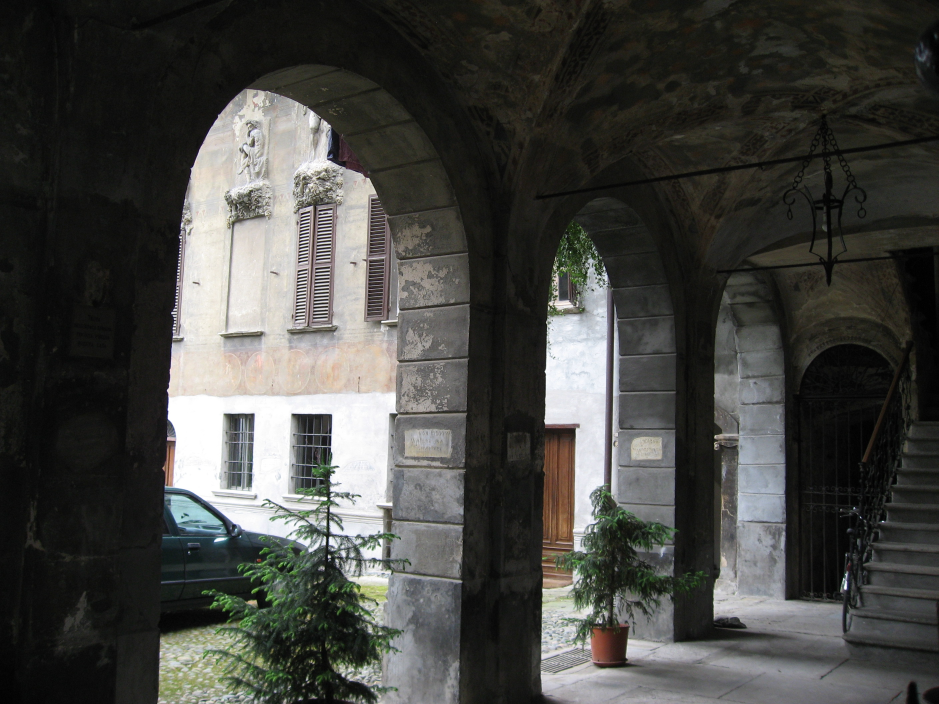
#> input picture data/AquaTermi_lowcontrast.JPG, 2816 x 2112 px (shown at 1/3 size)
$ python hist_eq.py
#> lines starting #> are read from the running program, lines starting #| are printed output that depends on the picture
### Chapter1/imtool.py
import os
from PIL import Image
from numpy import *

def get_imlist(path):
    """ return all JPG image filenames in the path """
    return [os.path.join(path,f) for f in os.listdir(path) if f.endswith('.jpg')]


def imresize(im, sz):
    pil_im = Image.fromarray(uint8(im))
    return array(pil_im.resize(sz))

def histeq(im, nbr_bins=256):
    """ 对一副灰度图像进行直方图均匀化"""

    # 计算直方图
    imhist, bins = histogram(im.flatten(), nbr_bins, density=True)
    #print(len(imhist))
    cdf = imhist.cumsum() # 累计分布函数
    #print(cdf)
    cdf = 255 * cdf / cdf[-1]
    #print(bins)
    # 使用累计分布函数的线性插值，计算新的像素值
    im2 = interp(im.flatten(), bins[:-1], cdf)
    return im2.reshape(im.shape), cdf

# [16 lines left out: function compute_average, not called in this run]

### Chapter1/hist_eq.py
from PIL import Image
from numpy import *
import imtool as imtools
import matplotlib.pyplot as plt

im = array(Image.open('../data/AquaTermi_lowcontrast.JPG').convert('L'))
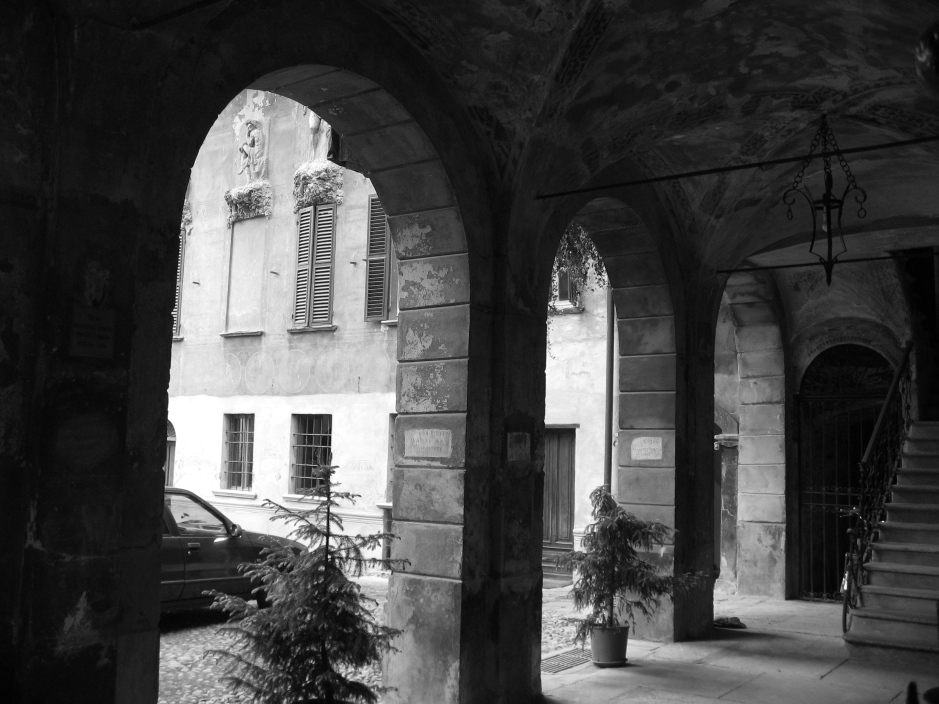
#> im: shape (2112, 2816) (shown at 1/3 size); min 0, max 255, mean 69.5
im2, cdf = imtools.histeq(im, nbr_bins=256)
#> in histeq, `imhist, bins = histogram(im.flatten(), nbr_bins, density=True)`: imhist = 256 values, max 0.0275 at index 18, min 0.000121 at index 0, mean 0.00392; bins = 257 values from 0 to 255
#> in histeq, `cdf = imhist.cumsum()`: cdf = 256 values from 0.000121 to 1
#> in histeq, `cdf = 255 * cdf / cdf[-1]`: cdf = 256 values from 0.0308 to 255
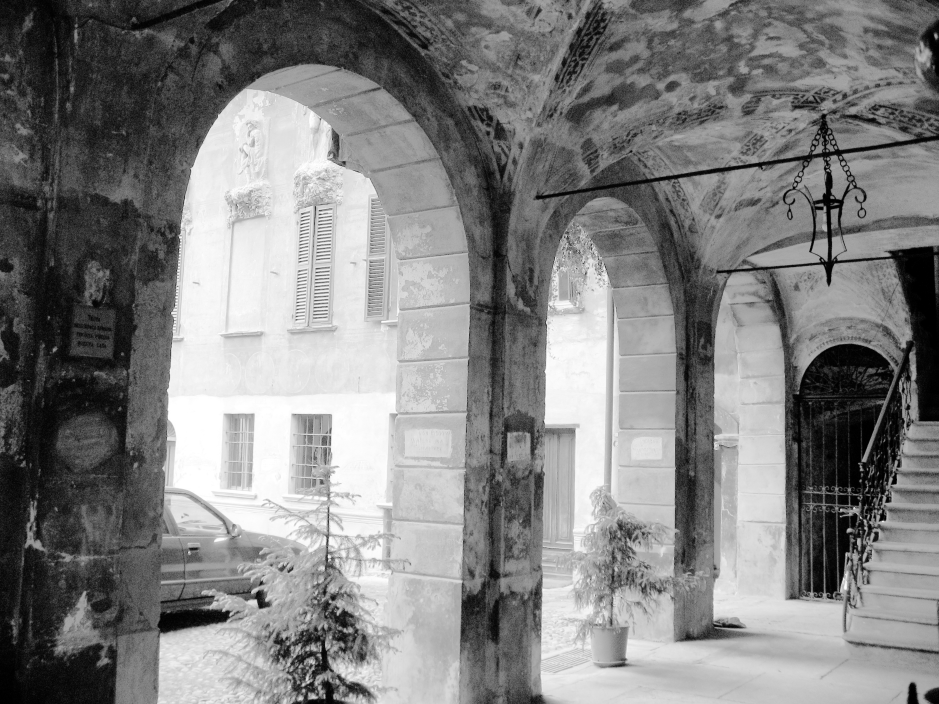
#> im2: shape (2112, 2816) float64 (shown at 1/3 size); min 0.0308, max 255, mean 129.4
#> cdf = 256 values from 0.0308 to 255

plt.figure(figsize=(15,15))
plt.gray()
plt.subplot(231)
plt.hist(im.flatten(), 255, density=True)
plt.xticks([])
plt.yticks([])
plt.subplot(234)
plt.imshow(im)
plt.xticks([])
plt.yticks([])
plt.subplot(232)
plt.plot(cdf)
plt.xticks([])
plt.yticks([])
plt.subplot(233)
plt.hist(im2.flatten(), 255, density=True)
plt.xticks([])
plt.yticks([])
plt.subplot(236)
plt.imshow(im2)
plt.xticks([])
plt.yticks([])
plt.show()
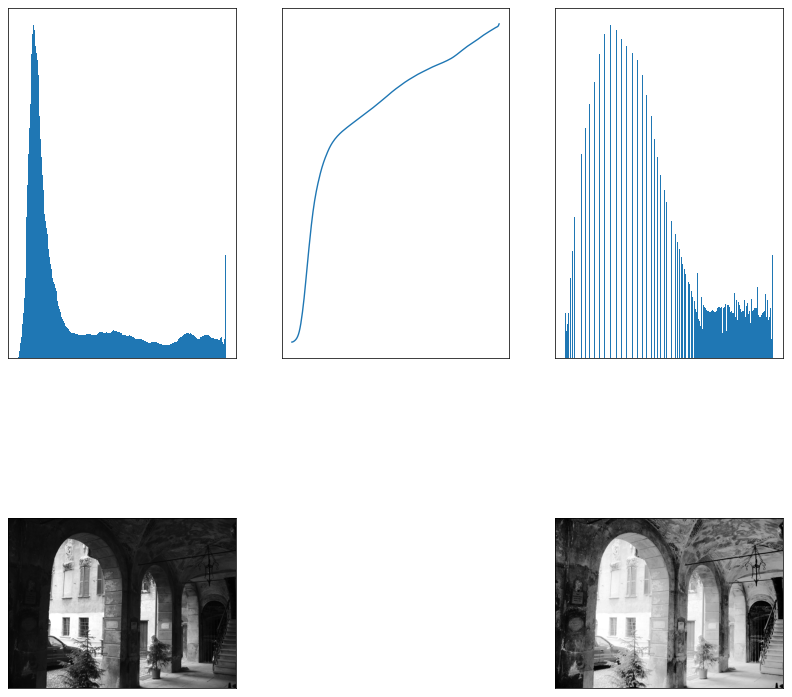
#> figure drawn by matplotlib, 5 panels

$ run again, with data/Univ1.jpg copied over data/AquaTermi_lowcontrast.JPG
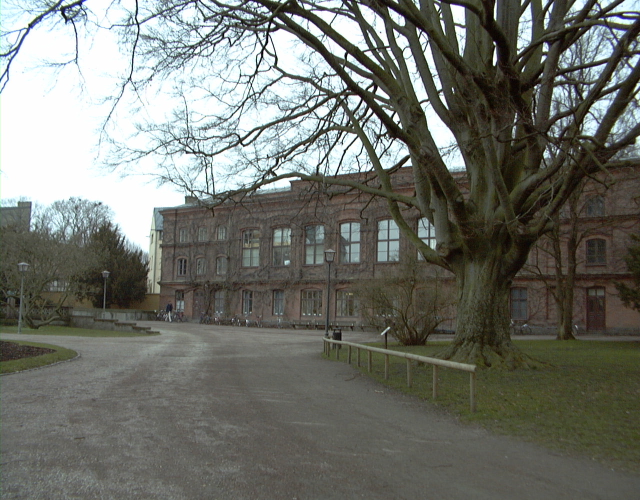
#> input picture data/Univ1.jpg, 1280 x 1000 px (shown at 1/2 size)
#> `im = array(Image.open('../data/AquaTermi_lowcontrast.JPG').convert('L'))`:
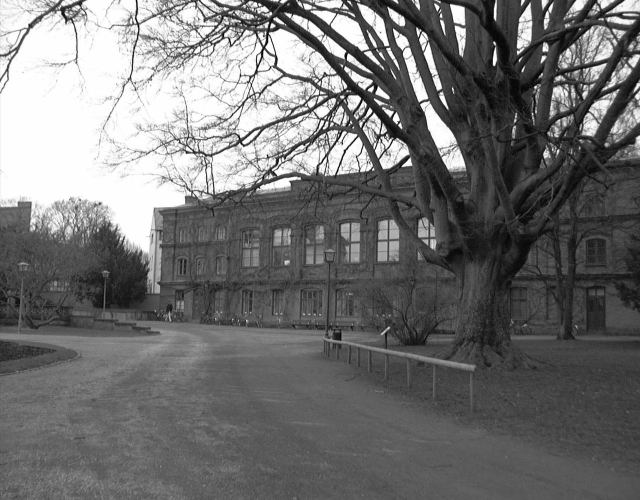
#> im: shape (1000, 1280) (shown at 1/2 size); min 0, max 255, mean 113.1
#> imhist = 256 values, max 0.0656 at index 254, min 1.65e-05 at index 0, mean 0.00392; bins = 257 values from 0 to 255
#> in histeq, `cdf = imhist.cumsum()`: cdf = 256 values from 1.65e-05 to 1
#> in histeq, `cdf = 255 * cdf / cdf[-1]`: cdf = 256 values from 0.00418 to 255
#> `im2, cdf = imtools.histeq(im, nbr_bins=256)`:
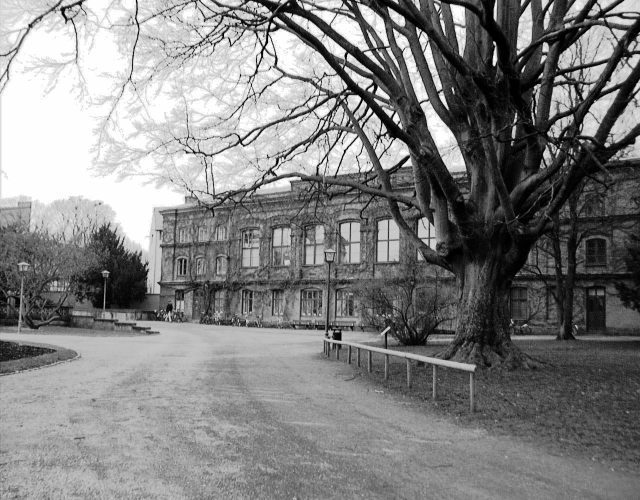
#> im2: shape (1000, 1280) float64 (shown at 1/2 size); min 0.00418, max 255, mean 129.9

$ run again, with data/Univ2.jpg copied over data/AquaTermi_lowcontrast.JPG
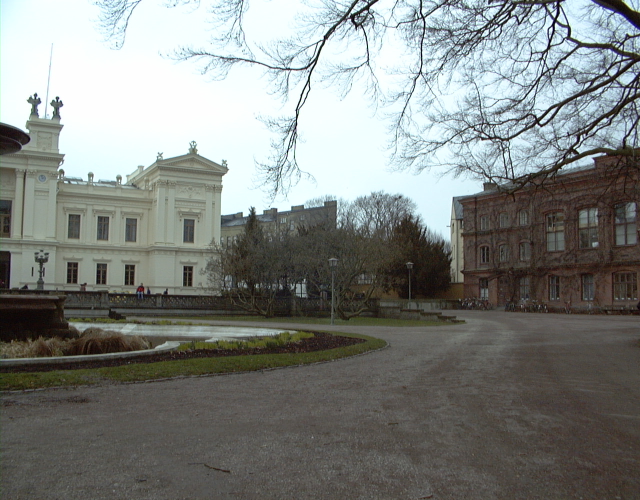
#> input picture data/Univ2.jpg, 1280 x 1000 px (shown at 1/2 size)
#> `im = array(Image.open('../data/AquaTermi_lowcontrast.JPG').convert('L'))`:
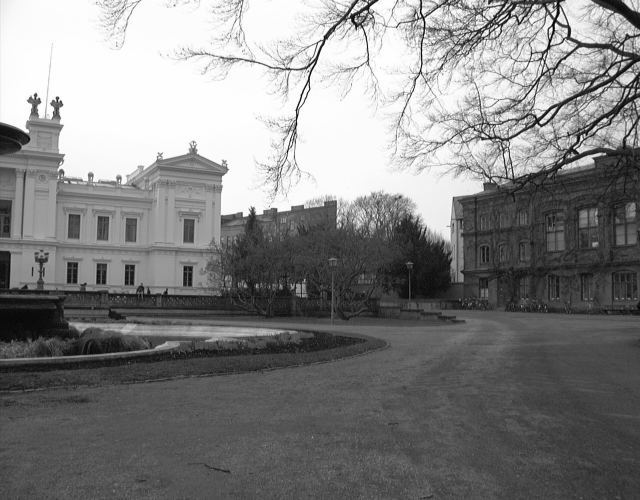
#> im: shape (1000, 1280) (shown at 1/2 size); min 0, max 255, mean 129.9
#> imhist = 256 values, max 0.0481 at index 254, min 1.33e-05 at index 0, mean 0.00392; bins = 257 values from 0 to 255
#> in histeq, `cdf = imhist.cumsum()`: cdf = 256 values from 1.33e-05 to 1
#> in histeq, `cdf = 255 * cdf / cdf[-1]`: cdf = 256 values from 0.00339 to 255
#> `im2, cdf = imtools.histeq(im, nbr_bins=256)`:
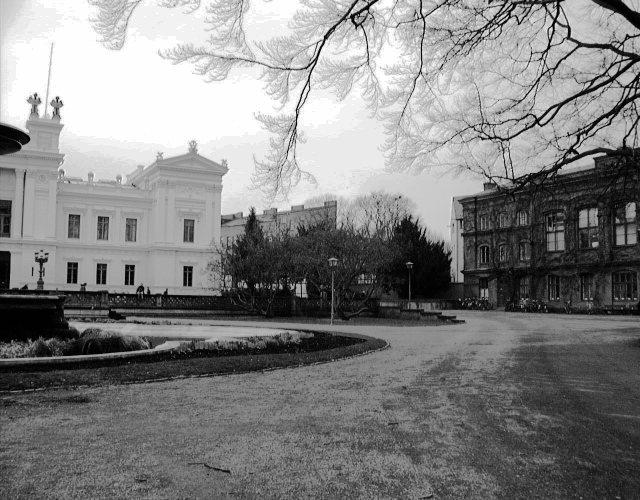
#> im2: shape (1000, 1280) float64 (shown at 1/2 size); min 0.00339, max 255, mean 130.5

$ run again, with data/Univ3.jpg copied over data/AquaTermi_lowcontrast.JPG
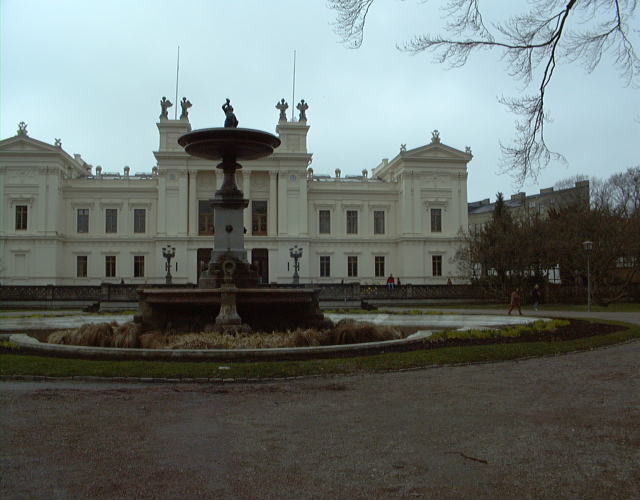
#> input picture data/Univ3.jpg, 1280 x 1000 px (shown at 1/2 size)
#> `im = array(Image.open('../data/AquaTermi_lowcontrast.JPG').convert('L'))`:
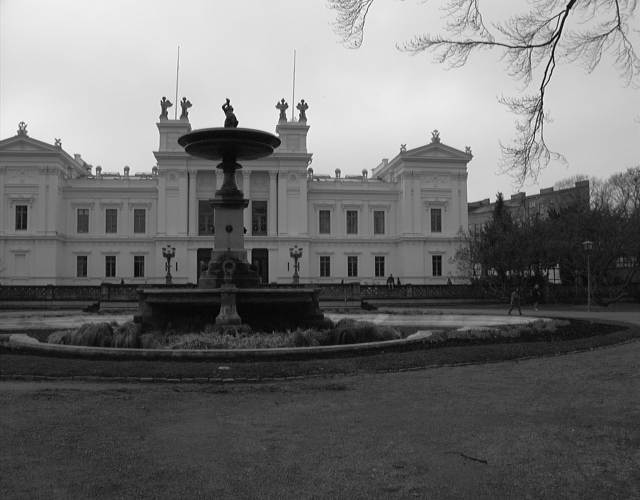
#> im: shape (1000, 1280) (shown at 1/2 size); min 0, max 254, mean 110.8
#> imhist = 256 values, max 0.0174 at index 223, min 0 at index 127, mean 0.00394; bins = 257 values from 0 to 254
#> in histeq, `cdf = imhist.cumsum()`: cdf = 256 values from 6.3e-06 to 1.01
#> in histeq, `cdf = 255 * cdf / cdf[-1]`: cdf = 256 values from 0.00159 to 255
#> `im2, cdf = imtools.histeq(im, nbr_bins=256)`:
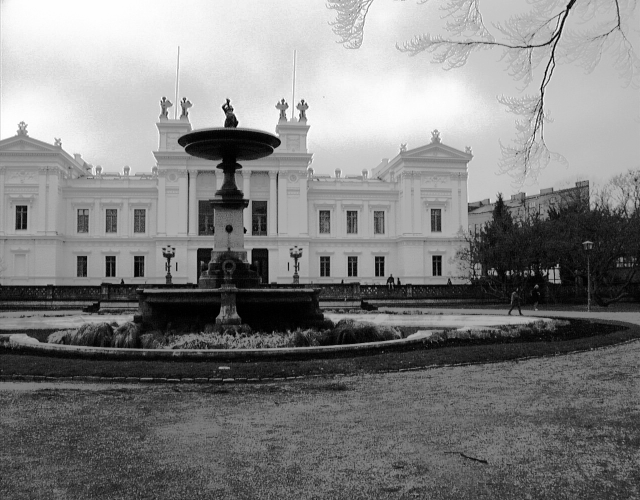
#> im2: shape (1000, 1280) float64 (shown at 1/2 size); min 0.00159, max 255, mean 129.6
